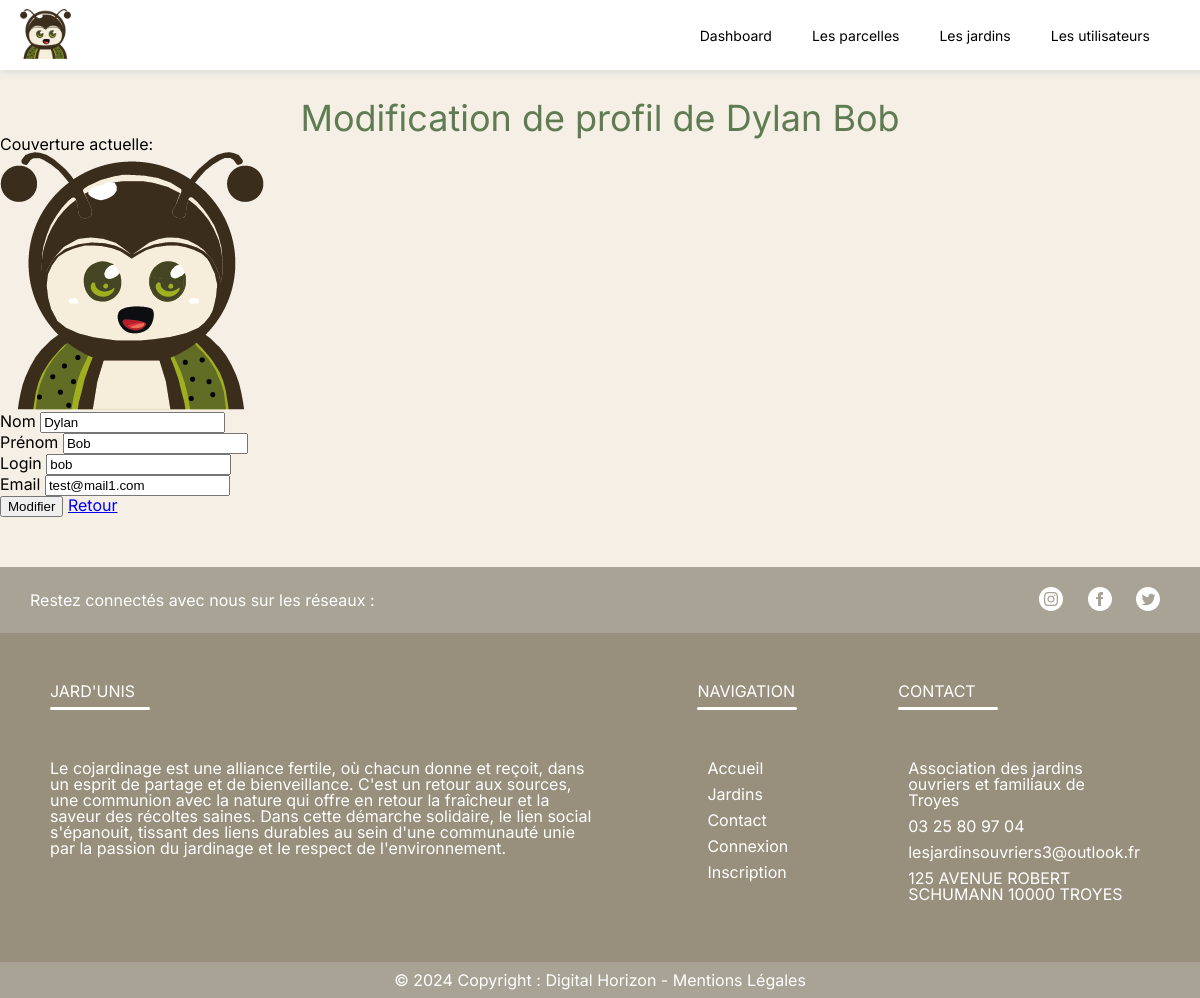
Screenshot of /admin/users/modifFormUser.php?users=1 with the database file from the repository.
### tables this page shows
CREATE TABLE `users` (
  `user_id` int(11) NOT NULL,
  `user_nom` varchar(50) NOT NULL,
  `user_prnm` varchar(50) NOT NULL,
  `user_login` varchar(50) NOT NULL,
  `user_pass` varchar(255) NOT NULL,
  `user_email` varchar(100) NOT NULL,
  `user_photo` varchar(100) NOT NULL DEFAULT 'logo.webp'
);

### admin/users/modifFormUser.php (the view, shortened to what this page needs)
<?php
require '../../model/connectBD.php';
require '../../composants/head.php';
require '../../composants/headerAdmin.php';
$user_id = $_GET['users'];
$req = $bd->query("SELECT * FROM users WHERE user_id = '" . $user_id . "'");
$user = $req->fetch();
?>
<h1>
    Modification de profil de <?php echo $user['user_nom'] . ' ' . $user['user_prnm'] ?>
</h1>
<div>
    <form action="verifModifFormUser.php" method="post" enctype="multipart/form-data">
        <div>
            <label>Couverture actuelle:</label>
            <br>
            <?php
            echo '<img src="/src/assets/uploads/' . $user['user_photo'] . '" alt="Photo de profil">';
            ?>
        </div>
        <div>
            <label for="nom">Nom</label>
            <input type="text" name="nom" value="<?php echo $user['user_nom'] ?>">
        </div>
        <div>
            <label for="prenom">Prénom</label>
            <input type="text" name="prenom" value="<?php echo $user['user_prnm'] ?>">
        </div>
        <div>
            <label for="login">Login</label>
            <input type="text" name="login" value="<?php echo $user['user_login'] ?>">
        </div>
        <div>
            <label for="email">Email</label>
            <input type="email" name="email" value="<?php echo $user['user_email'] ?>">
        </div>
        <div>
            <input type="submit" value="Modifier">
            <a href="/admin/users/tableUsers.php">Retour</a>
        </div>
    </form>
</div>
<?php
require('../../composants/footer.php');
?>

### src/assets/css/style.css (style rules this page uses)
html, body, div, span, applet, object, iframe, h1, h2, h3, h4, h5, h6, p, blockquote, pre, a, abbr, acronym, address, big, cite, code, del, dfn, em, img, ins, kbd, q, s, samp, small, strike, strong, sub, sup, tt, var, b, u, i, center, dl, dt, dd, ol, ul, li, fieldset, form, label, legend, table, caption, tbody, tfoot, thead, tr, th, td, article, aside, canvas, details, embed, figure, figcaption, footer, header, hgroup, menu, nav, output, ruby, section, summary, time, mark, audio, video { margin: 0; padding: 0; border: 0; font-size: 100%; font: inherit; vertical-align: baseline; }
body { line-height: 1; }
body { font-family: "Inter", sans-serif; background-color: #f5efe6; }
h1 { text-align: center; font-size: 36px; color: #5E7B51; margin-top: 100px; }

### rows the page displays
users: user_nom "Dylan", user_prnm "Bob", user_photo (picture), nom "Dylan", prenom "Bob", login "bob", email "test@mail1.com"
